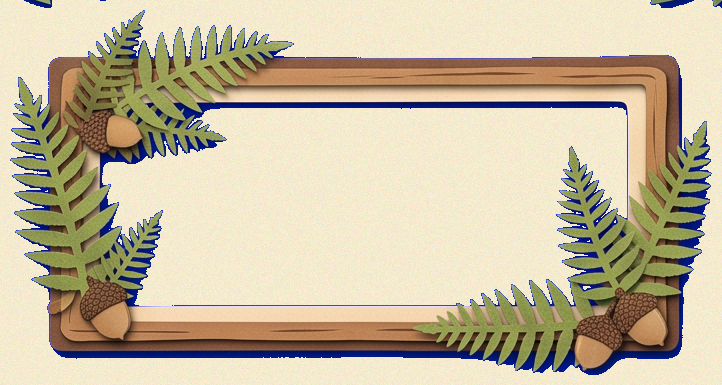
#> input picture game/assets/ui/paper/panel.png, 722 x 385 px
$ python strip_paper_matte.py
#> lines starting #> are read from the running program, lines starting #| are printed output that depends on the picture
#!/usr/bin/env python3
"""Remove the flat cream matte around the HUD paintings, keeping only the art.

The paper HUD paintings were authored on an opaque cream sheet. Everything that
touches the image border and stays within tolerance of that sheet colour is
background: it is flood filled away and the remaining boundary pixels are
un-matted (the cream is divided out of the antialiased edge) so the frames do
not keep a pale halo when drawn over the world.

The interior of a frame is never touched: the flood fill only reaches pixels
connected to the border, so the paper surface a panel needs for its text stays
opaque. Pillow is an authoring dependency, never a runtime dependency.
"""
from __future__ import annotations

from collections import deque
from pathlib import Path
import hashlib
import json
import sys

from PIL import Image

ROOT = Path(__file__).resolve().parents[1]

# Pieces that carry a cream matte. The ember icon is art on a sheet too.
TARGETS = [
    'game/assets/ui/paper/panel.png',
    'game/assets/ui/paper/card.png',
    'game/assets/ui/paper/banner.png',
    'game/assets/ui/paper/health.png',
    'game/assets/ui/paper/minimap.png',
    'game/assets/ui/paper/pause.png',
    'game/assets/ui/paper/tooltip.png',
    'game/assets/sprites/icons/ember.png',
]

# Colour distance (euclidean, 0..441) at which a pixel stops being matte.
SOLID = 96.0   # fully opaque art
CLEAR = 58.0   # fully transparent matte (absorbs the painted drop shadow)


def border_colour(px, w, h):
    """Median-ish matte colour sampled from the four borders."""
    samples = []
    for x in range(w):
        samples.append(px[x, 0])
        samples.append(px[x, h - 1])
    for y in range(h):
        samples.append(px[0, y])
        samples.append(px[w - 1, y])
    samples.sort(key=lambda c: c[0] + c[1] + c[2])
    return samples[len(samples) // 2][:3]


def strip(path: Path) -> dict:
    img = Image.open(path).convert('RGBA')
    w, h = img.size
    px = img.load()
    br, bg_, bb = border_colour(px, w, h)

    def dist(c):
        dr, dg, db = c[0] - br, c[1] - bg_, c[2] - bb
        return (dr * dr + dg * dg + db * db) ** .5

    # Flood fill the matte from the border. Only pixels connected to the edge
    # become transparent, so enclosed paper interiors are preserved.
    outside = bytearray(w * h)
    queue = deque()
    for x in range(w):
        for y in (0, h - 1):
            if not outside[y * w + x] and dist(px[x, y]) < SOLID:
                outside[y * w + x] = 1
                queue.append((x, y))
    for y in range(h):
        for x in (0, w - 1):
            if not outside[y * w + x] and dist(px[x, y]) < SOLID:
                outside[y * w + x] = 1
                queue.append((x, y))
    while queue:
        x, y = queue.popleft()
        for nx, ny in ((x - 1, y), (x + 1, y), (x, y - 1), (x, y + 1)):
            if 0 <= nx < w and 0 <= ny < h and not outside[ny * w + nx]:
                if dist(px[nx, ny]) < SOLID:
                    outside[ny * w + nx] = 1
                    queue.append((nx, ny))

    cleared = 0
    feathered = 0
    span = SOLID - CLEAR
    for y in range(h):
        row = y * w
        for x in range(w):
            if not outside[row + x]:
                continue
            r, g, b, a = px[x, y]
            d = dist((r, g, b))
            if d <= CLEAR:
                px[x, y] = (r, g, b, 0)
                cleared += 1
                continue
            alpha = (d - CLEAR) / span
            alpha = max(0.0, min(1.0, alpha))
            # Un-matte: recover the real colour behind the cream blend.
            ur = (r - br * (1 - alpha)) / alpha
            ug = (g - bg_ * (1 - alpha)) / alpha
            ub = (b - bb * (1 - alpha)) / alpha
            px[x, y] = (
                int(max(0, min(255, round(ur)))),
                int(max(0, min(255, round(ug)))),
                int(max(0, min(255, round(ub)))),
                int(round(alpha * 255)),
            )
            feathered += 1

    img.save(path, optimize=True)
    data = path.read_bytes()
    return {
        'path': str(path.relative_to(ROOT)),
        'size': [w, h],
        'matte': [br, bg_, bb],
        'cleared_px': cleared,
        'feathered_px': feathered,
        'transparent_ratio': round(cleared / (w * h), 4),
        'bytes': len(data),
        'sha256': hashlib.sha256(data).hexdigest(),
        'mode': 'RGBA',
    }


def main(argv):
    targets = argv[1:] or TARGETS
    report = [strip(ROOT / t) for t in targets]
#> in strip, img is the input picture: PIL image 722x385 RGBA; mean R, G, B, A 197.7, 185.7, 159, 255
#> in strip, `br, bg_, bb = border_colour(px, w, h)`: br = 249; bg_ = 230; bb = 206
#> the loop in strip, `for x in range(w):` made 722 passes
#> the loop in strip, `for y in range(h):` made 385 passes
#> in strip, `img.save(path, optimize=True)`:
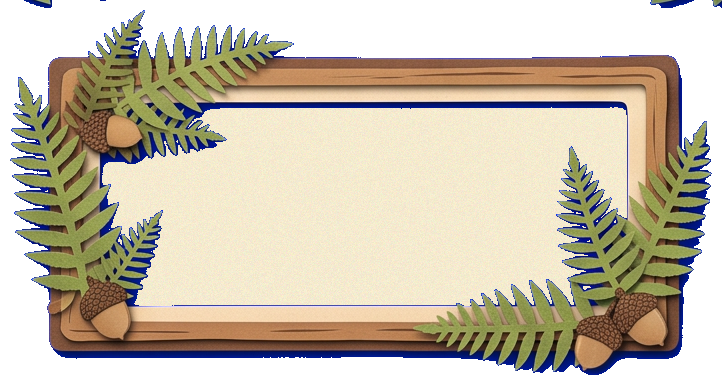
#> saved as panel.png: PIL image 722x385 RGBA; mean R, G, B, A 197.7, 185.7, 159, 186.8; transparent parts drawn white
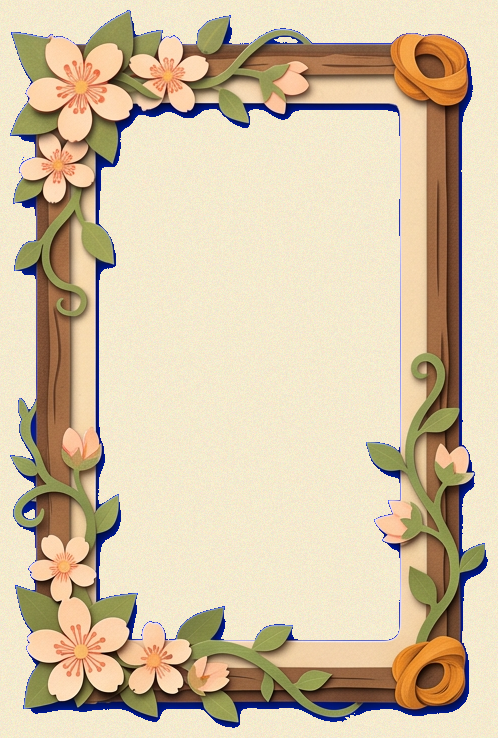
#> input picture game/assets/ui/paper/card.png, 498 x 738 px
#> in strip, img is the input picture: PIL image 498x738 RGBA; mean R, G, B, A 212.3, 195.2, 166.1, 255
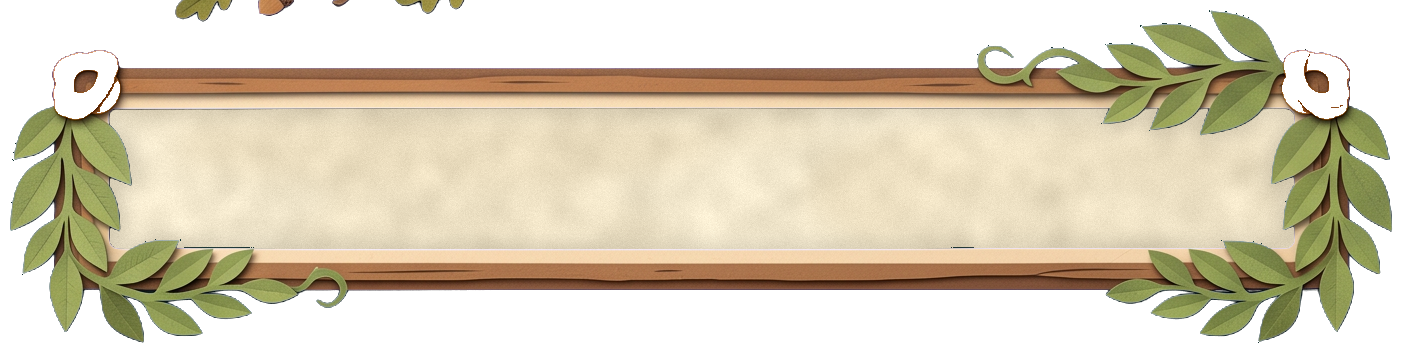
#> input picture game/assets/ui/paper/banner.png, 1405 x 357 px
#> in strip, img is the input picture: PIL image 1405x357 RGBA; mean R, G, B, A 122.8, 113.3, 90.6, 159.2
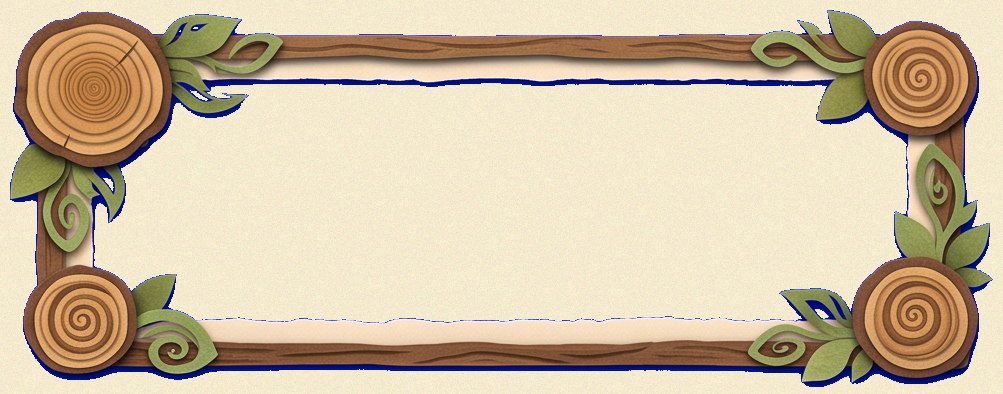
#> input picture game/assets/ui/paper/health.png, 1003 x 394 px
#> in strip, img is the input picture: PIL image 1003x394 RGBA; mean R, G, B, A 206.3, 189.6, 162.5, 255
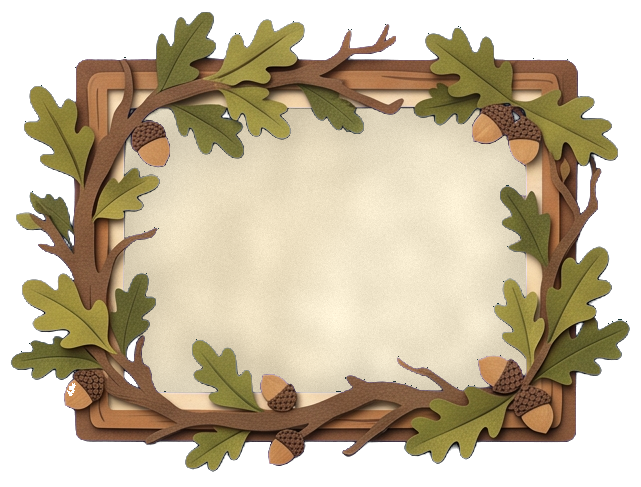
#> input picture game/assets/ui/paper/minimap.png, 641 x 487 px
#> in strip, img is the input picture: PIL image 641x487 RGBA; mean R, G, B, A 121.3, 108.6, 83.7, 176.9
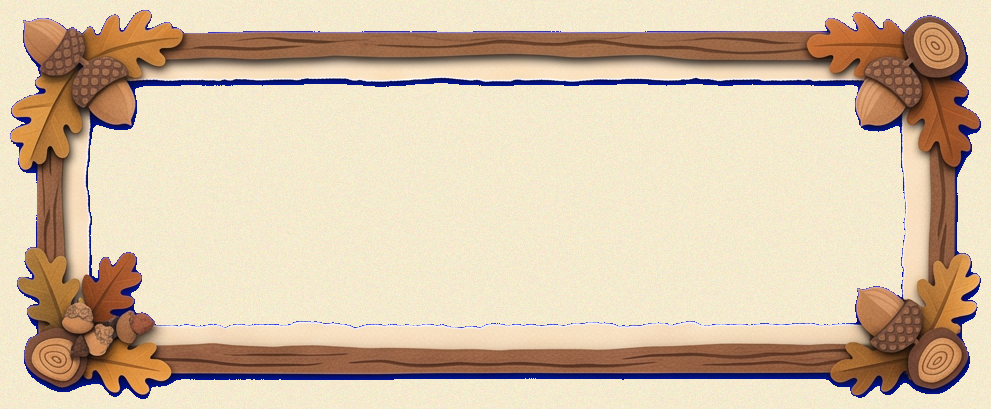
#> input picture game/assets/ui/paper/pause.png, 991 x 409 px
#> in strip, img is the input picture: PIL image 991x409 RGBA; mean R, G, B, A 212.9, 192.5, 167.5, 255
#> in strip (call 6), `img.save(path, optimize=True)`:
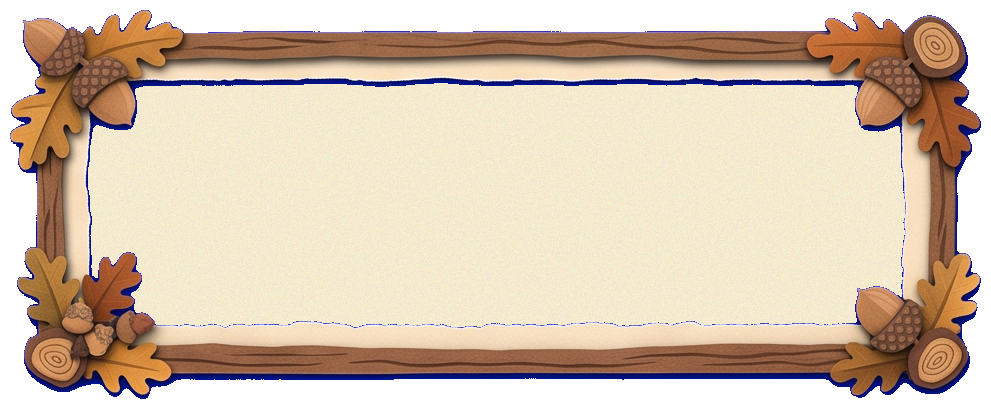
#> saved as pause.png: PIL image 991x409 RGBA; mean R, G, B, A 212.9, 192.5, 167.5, 209; transparent parts drawn white
    out = ROOT / 'docs/arte/hud-sem-fundo.json'
    out.write_text(json.dumps(
        {'date': '2026-10-09',
         'scope': 'matte removal only: flood filled cream background, art and '
                  'enclosed paper interiors untouched',
         'solid_threshold': SOLID, 'clear_threshold': CLEAR,
         'pieces': report}, ensure_ascii=False, indent=2) + '\n')
    print(json.dumps(report, ensure_ascii=False, indent=2))


if __name__ == '__main__':
#> (the run stopped early here; a loop or call above may not have finished)
